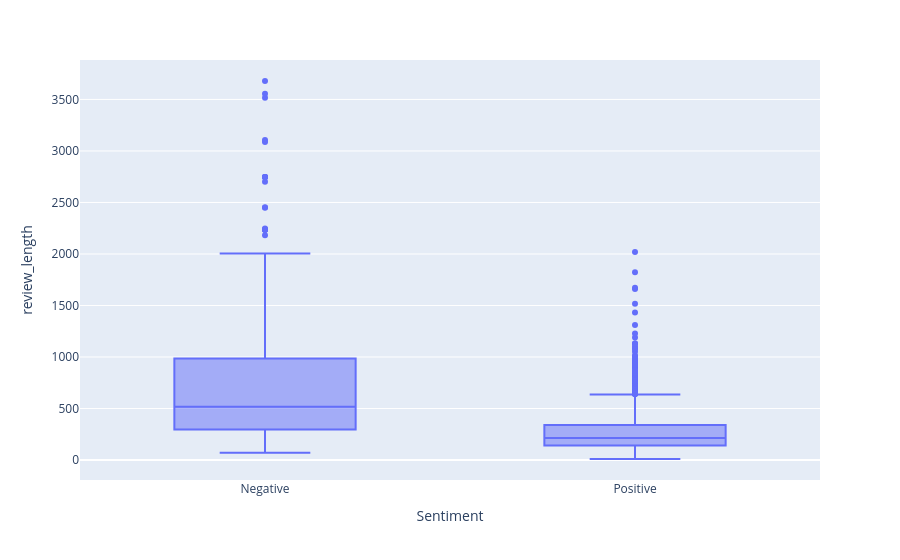

Notebook cell for this chart:
### Markdown cell above
### Review Metadata

### Code cell
df['review_length'] = df['Review'].str.len()

fig = px.box(df, x='Sentiment', y='review_length')

fig.update_layout(height=500)

fig.show()

### Figure 1 — Plotly figure (JSON) as saved in the notebook; plotly's stock layout.template omitted (floating-point values rounded to 4 significant figures; data arrays with more than 128 entries replaced by an {"elided": "..."} marker saying what was removed)
{"data": [{"alignmentgroup": "True", "hovertemplate": "Sentiment=%{x}<br>review_length=%{y}<extra></extra>", "legendgroup": "", "marker": {"color": "#636efa"}, "name": "", "notched": false, "offsetgroup": "", "orientation": "v", "showlegend": false, "type": "box", "x": {"elided": "1502 str values"}, "x0": " ", "xaxis": "x", "y": {"elided": "1502 int values"}, "y0": " ", "yaxis": "y"}], "layout": {"autosize": true, "boxmode": "group", "legend": {"tracegroupgap": 0}, "margin": {"t": 60}, "xaxis": {"anchor": "y", "autorange": true, "domain": [0, 1], "range": [-0.5, 1.5], "title": {"text": "Sentiment"}, "type": "category"}, "yaxis": {"anchor": "x", "autorange": true, "domain": [0, 1], "range": [-193.8, 3883.0], "title": {"text": "review_length"}, "type": "linear"}}}
